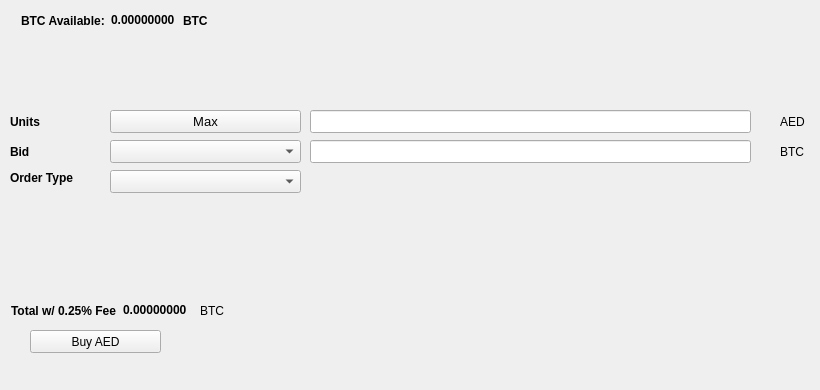
   <widget class="QWidget" name="BuyTab">
    <attribute name="title">
     <string>Buy</string>
    </attribute>
    <widget class="QPushButton" name="BuyAED">
     <property name="geometry">
      <rect>
       <x>30</x>
       <y>330</y>
       <width>131</width>
       <height>23</height>
      </rect>
     </property>
     <property name="text">
      <string>Buy AED</string>
     </property>
     <property name="icon">
      <iconset resource="../dirhamcoin.qrc">
       <normaloff>:/icons/bitcoin</normaloff>:/icons/bitcoin</iconset>
     </property>
    </widget>
    <widget class="QLabel" name="label_3">
     <property name="geometry">
      <rect>
       <x>10</x>
       <y>110</y>
       <width>46</width>
       <height>23</height>
      </rect>
     </property>
     <property name="font">
      <font>
       <weight>75</weight>
       <bold>true</bold>
      </font>
     </property>
     <property name="text">
      <string>Units</string>
     </property>
    </widget>
    <widget class="QLineEdit" name="UnitsInput">
     <property name="geometry">
      <rect>
       <x>310</x>
       <y>110</y>
       <width>441</width>
       <height>23</height>
      </rect>
     </property>
     <property name="font">
      <font>
       <pointsize>9</pointsize>
       <weight>75</weight>
       <bold>true</bold>
      </font>
     </property>
    </widget>
    <widget class="QLineEdit" name="BuyBidPriceEdit">
     <property name="geometry">
      <rect>
       <x>310</x>
       <y>140</y>
       <width>441</width>
       <height>23</height>
      </rect>
     </property>
     <property name="font">
      <font>
       <pointsize>9</pointsize>
       <weight>75</weight>
       <bold>true</bold>
      </font>
     </property>
    </widget>
    <widget class="QLabel" name="label_4">
     <property name="geometry">
      <rect>
       <x>780</x>
       <y>110</y>
       <width>31</width>
       <height>23</height>
      </rect>
     </property>
     <property name="text">
      <string>AED</string>
     </property>
    </widget>
    <widget class="QLabel" name="label_5">
     <property name="geometry">
      <rect>
       <x>780</x>
       <y>140</y>
       <width>31</width>
       <height>23</height>
      </rect>
     </property>
     <property name="text">
      <string>BTC</string>
     </property>
    </widget>
    <widget class="QLabel" name="label_6">
     <property name="geometry">
      <rect>
       <x>10</x>
       <y>140</y>
       <width>46</width>
       <height>23</height>
      </rect>
     </property>
     <property name="font">
      <font>
       <weight>75</weight>
       <bold>true</bold>
      </font>
     </property>
     <property name="text">
      <string>Bid</string>
     </property>
    </widget>
    <widget class="QLabel" name="label_7">
     <property name="geometry">
      <rect>
       <x>10</x>
       <y>170</y>
       <width>91</width>
       <height>16</height>
      </rect>
     </property>
     <property name="font">
      <font>
       <weight>75</weight>
       <bold>true</bold>
      </font>
     </property>
     <property name="text">
      <string>Order Type</string>
     </property>
    </widget>
    <widget class="QPushButton" name="Buy_Max_Amount">
     <property name="geometry">
      <rect>
       <x>110</x>
       <y>110</y>
       <width>191</width>
       <height>23</height>
      </rect>
     </property>
     <property name="font">
      <font>
       <pointsize>10</pointsize>
      </font>
     </property>
     <property name="text">
      <string>Max</string>
     </property>
    </widget>
    <widget class="QComboBox" name="BuyBidcomboBox">
     <property name="geometry">
      <rect>
       <x>110</x>
       <y>140</y>
       <width>191</width>
       <height>23</height>
      </rect>
     </property>
     <property name="font">
      <font>
       <pointsize>10</pointsize>
      </font>
     </property>
    </widget>
    <widget class="QComboBox" name="buyOrdertypeCombo">
     <property name="geometry">
      <rect>
       <x>110</x>
       <y>170</y>
       <width>191</width>
       <height>23</height>
      </rect>
     </property>
     <property name="font">
      <font>
       <pointsize>10</pointsize>
      </font>
     </property>
    </widget>
    <widget class="QWidget" name="layoutWidget1">
     <property name="geometry">
      <rect>
       <x>21</x>
       <y>11</y>
       <width>227</width>
       <height>19</height>
      </rect>
     </property>
     <layout class="QHBoxLayout" name="horizontalLayout_3">
      <item>
       <widget class="QLabel" name="label232">
        <property name="font">
         <font>
          <weight>75</weight>
          <bold>true</bold>
         </font>
        </property>
        <property name="text">
         <string>BTC Available:</string>
        </property>
       </widget>
      </item>
      <item>
       <widget class="QLabel" name="BtcAvailableLbl">
        <property name="palette">
         <palette>
          <active>
           <colorrole role="WindowText">
            <brush brushstyle="SolidPattern">
             <color alpha="255">
              <red>0</red>
              <green>0</green>
              <blue>0</blue>
             </color>
            </brush>
           </colorrole>
           <colorrole role="Button">
            <brush brushstyle="SolidPattern">
             <color alpha="255">
              <red>0</red>
              <green>170</green>
              <blue>0</blue>
             </color>
            </brush>
           </colorrole>
           <colorrole role="Light">
            <brush brushstyle="SolidPattern">
             <color alpha="255">
              <red>0</red>
              <green>255</green>
              <blue>0</blue>
             </color>
            </brush>
           </colorrole>
           <colorrole role="Midlight">
            <brush brushstyle="SolidPattern">
             <color alpha="255">
              <red>0</red>
              <green>212</green>
              <blue>0</blue>
             </color>
            </brush>
           </colorrole>
           <colorrole role="Dark">
            <brush brushstyle="SolidPattern">
             <color alpha="255">
              <red>0</red>
              <green>85</green>
              <blue>0</blue>
             </color>
            </brush>
           </colorrole>
           <colorrole role="Mid">
            <brush brushstyle="SolidPattern">
             <color alpha="255">
              <red>0</red>
              <green>113</green>
              <blue>0</blue>
             </color>
            </brush>
           </colorrole>
           <colorrole role="Text">
            <brush brushstyle="SolidPattern">
             <color alpha="255">
              <red>0</red>
              <green>170</green>
              <blue>0</blue>
             </color>
            </brush>
           </colorrole>
           <colorrole role="BrightText">
            <brush brushstyle="SolidPattern">
             <color alpha="255">
              <red>255</red>
              <green>255</green>
              <blue>255</blue>
             </color>
            </brush>
           </colorrole>
           <colorrole role="ButtonText">
            <brush brushstyle="SolidPattern">
             <color alpha="255">
              <red>0</red>
              <green>0</green>
              <blue>0</blue>
             </color>
            </brush>
           </colorrole>
           <colorrole role="Base">
            <brush brushstyle="SolidPattern">
             <color alpha="255">
              <red>255</red>
              <green>255</green>
              <blue>255</blue>
             </color>
            </brush>
           </colorrole>
           <colorrole role="Window">
            <brush brushstyle="SolidPattern">
             <color alpha="255">
              <red>0</red>
              <green>170</green>
              <blue>0</blue>
             </color>
            </brush>
           </colorrole>
           <colorrole role="Shadow">
            <brush brushstyle="SolidPattern">
             <color alpha="255">
              <red>0</red>
              <green>0</green>
              <blue>0</blue>
             </color>
            </brush>
           </colorrole>
           <colorrole role="AlternateBase">
            <brush brushstyle="SolidPattern">
             <color alpha="255">
              <red>127</red>
              <green>212</green>
              <blue>127</blue>
             </color>
            </brush>
           </colorrole>
           <colorrole role="ToolTipBase">
            <brush brushstyle="SolidPattern">
             <color alpha="255">
              <red>255</red>
              <green>255</green>
              <blue>220</blue>
             </color>
            </brush>
           </colorrole>
           <colorrole role="ToolTipText">
            <brush brushstyle="SolidPattern">
             <color alpha="255">
              <red>0</red>
              <green>0</green>
              <blue>0</blue>
             </color>
            </brush>
           </colorrole>
          </active>
          <inactive>
           <colorrole role="WindowText">
            <brush brushstyle="SolidPattern">
             <color alpha="255">
              <red>0</red>
              <green>0</green>
              <blue>0</blue>
             </color>
            </brush>
           </colorrole>
           <colorrole role="Button">
            <brush brushstyle="SolidPattern">
             <color alpha="255">
              <red>0</red>
              <green>170</green>
              <blue>0</blue>
             </color>
            </brush>
           </colorrole>
           <colorrole role="Light">
            <brush brushstyle="SolidPattern">
             <color alpha="255">
              <red>0</red>
              <green>255</green>
              <blue>0</blue>
             </color>
            </brush>
           </colorrole>
           <colorrole role="Midlight">
            <brush brushstyle="SolidPattern">
             <color alpha="255">
              <red>0</red>
              <green>212</green>
              <blue>0</blue>
             </color>
            </brush>
           </colorrole>
           <colorrole role="Dark">
            <brush brushstyle="SolidPattern">
             <color alpha="255">
              <red>0</red>
              <green>85</green>
              <blue>0</blue>
             </color>
            </brush>
           </colorrole>
           <colorrole role="Mid">
            <brush brushstyle="SolidPattern">
             <color alpha="255">
              <red>0</red>
              <green>113</green>
              <blue>0</blue>
             </color>
            </brush>
           </colorrole>
           <colorrole role="Text">
            <brush brushstyle="SolidPattern">
             <color alpha="255">
              <red>0</red>
              <green>170</green>
              <blue>0</blue>
             </color>
            </brush>
           </colorrole>
           <colorrole role="BrightText">
            <brush brushstyle="SolidPattern">
             <color alpha="255">
              <red>255</red>
              <green>255</green>
              <blue>255</blue>
             </color>
            </brush>
           </colorrole>
           <colorrole role="ButtonText">
            <brush brushstyle="SolidPattern">
             <color alpha="255">
              <red>0</red>
              <green>0</green>
              <blue>0</blue>
             </color>
            </brush>
           </colorrole>
           <colorrole role="Base">
            <brush brushstyle="SolidPattern">
             <color alpha="255">
              <red>255</red>
              <green>255</green>
              <blue>255</blue>
             </color>
            </brush>
           </colorrole>
           <colorrole role="Window">
            <brush brushstyle="SolidPattern">
             <color alpha="255">
              <red>0</red>
              <green>170</green>
              <blue>0</blue>
             </color>
            </brush>
           </colorrole>
           <colorrole role="Shadow">
            <brush brushstyle="SolidPattern">
             <color alpha="255">
              <red>0</red>
              <green>0</green>
              <blue>0</blue>
             </color>
            </brush>
           </colorrole>
           <colorrole role="AlternateBase">
            <brush brushstyle="SolidPattern">
             <color alpha="255">
              <red>127</red>
              <green>212</green>
              <blue>127</blue>
             </color>
            </brush>
           </colorrole>
           <colorrole role="ToolTipBase">
            <brush brushstyle="SolidPattern">
             <color alpha="255">
              <red>255</red>
              <green>255</green>
              <blue>220</blue>
             </color>
            </brush>
           </colorrole>
           <colorrole role="ToolTipText">
            <brush brushstyle="SolidPattern">
             <color alpha="255">
              <red>0</red>
              <green>0</green>
              <blue>0</blue>
             </color>
            </brush>
           </colorrole>
          </inactive>
          <disabled>
           <colorrole role="WindowText">
            <brush brushstyle="SolidPattern">
             <color alpha="255">
              <red>0</red>
              <green>85</green>
              <blue>0</blue>
             </color>
            </brush>
           </colorrole>
           <colorrole role="Button">
            <brush brushstyle="SolidPattern">
             <color alpha="255">
              <red>0</red>
              <green>170</green>
              <blue>0</blue>
             </color>
            </brush>
           </colorrole>
           <colorrole role="Light">
            <brush brushstyle="SolidPattern">
             <color alpha="255">
              <red>0</red>
              <green>255</green>
              <blue>0</blue>
             </color>
            </brush>
           </colorrole>
           <colorrole role="Midlight">
            <brush brushstyle="SolidPattern">
             <color alpha="255">
              <red>0</red>
              <green>212</green>
              <blue>0</blue>
             </color>
            </brush>
           </colorrole>
           <colorrole role="Dark">
            <brush brushstyle="SolidPattern">
             <color alpha="255">
              <red>0</red>
              <green>85</green>
              <blue>0</blue>
             </color>
            </brush>
           </colorrole>
           <colorrole role="Mid">
            <brush brushstyle="SolidPattern">
             <color alpha="255">
              <red>0</red>
              <green>113</green>
              <blue>0</blue>
             </color>
            </brush>
           </colorrole>
           <colorrole role="Text">
            <brush brushstyle="SolidPattern">
             <color alpha="255">
              <red>0</red>
              <green>85</green>
              <blue>0</blue>
             </color>
            </brush>
           </colorrole>
           <colorrole role="BrightText">
            <brush brushstyle="SolidPattern">
             <color alpha="255">
              <red>255</red>
              <green>255</green>
              <blue>255</blue>
             </color>
            </brush>
           </colorrole>
           <colorrole role="ButtonText">
            <brush brushstyle="SolidPattern">
             <color alpha="255">
              <red>0</red>
              <green>85</green>
              <blue>0</blue>
             </color>
            </brush>
           </colorrole>
           <colorrole role="Base">
            <brush brushstyle="SolidPattern">
             <color alpha="255">
              <red>0</red>
              <green>170</green>
              <blue>0</blue>
             </color>
            </brush>
           </colorrole>
           <colorrole role="Window">
            <brush brushstyle="SolidPattern">
             <color alpha="255">
              <red>0</red>
              <green>170</green>
              <blue>0</blue>
             </color>
            </brush>
           </colorrole>
           <colorrole role="Shadow">
            <brush brushstyle="SolidPattern">
             <color alpha="255">
              <red>0</red>
              <green>0</green>
              <blue>0</blue>
             </color>
            </brush>
           </colorrole>
           <colorrole role="AlternateBase">
            <brush brushstyle="SolidPattern">
             <color alpha="255">
              <red>0</red>
              <green>170</green>
              <blue>0</blue>
             </color>
            </brush>
           </colorrole>
           <colorrole role="ToolTipBase">
            <brush brushstyle="SolidPattern">
             <color alpha="255">
              <red>255</red>
              <green>255</green>
              <blue>220</blue>
             </color>
            </brush>
           </colorrole>
           <colorrole role="ToolTipText">
            <brush brushstyle="SolidPattern">
             <color alpha="255">
              <red>0</red>
              <green>0</green>
              <blue>0</blue>
             </color>
            </brush>
           </colorrole>
          </disabled>
         </palette>
        </property>
        <property name="font">
         <font>
          <weight>75</weight>
          <bold>true</bold>
         </font>
        </property>
        <property name="text">
         <string>0.00000000</string>
        </property>
        <property name="textInteractionFlags">
         <set>Qt::LinksAccessibleByMouse|Qt::TextSelectableByKeyboard|Qt::TextSelectableByMouse</set>
        </property>
       </widget>
      </item>
      <item>
       <widget class="QLabel" name="BtcAvailableLbl_2">
        <property name="font">
         <font>
          <weight>75</weight>
          <bold>true</bold>
         </font>
        </property>
        <property name="text">
         <string>BTC</string>
        </property>
       </widget>
      </item>
     </layout>
    </widget>
    <widget class="QWidget" name="layoutWidge2">
     <property name="geometry">
      <rect>
       <x>11</x>
       <y>301</y>
       <width>259</width>
       <height>19</height>
      </rect>
     </property>
     <layout class="QHBoxLayout" name="horizontalLayout_4">
      <item>
       <widget class="QLabel" name="label_9">
        <property name="font">
         <font>
          <weight>75</weight>
          <bold>true</bold>
         </font>
        </property>
        <property name="text">
         <string>Total w/ 0.25% Fee</string>
        </property>
       </widget>
      </item>
      <item>
       <widget class="QLabel" name="BuyCostLabel">
        <property name="palette">
         <palette>
          <active>
           <colorrole role="WindowText">
            <brush brushstyle="SolidPattern">
             <color alpha="255">
              <red>0</red>
              <green>0</green>
              <blue>0</blue>
             </color>
            </brush>
           </colorrole>
           <colorrole role="Button">
            <brush brushstyle="SolidPattern">
             <color alpha="255">
              <red>0</red>
              <green>170</green>
              <blue>0</blue>
             </color>
            </brush>
           </colorrole>
           <colorrole role="Light">
            <brush brushstyle="SolidPattern">
             <color alpha="255">
              <red>0</red>
              <green>255</green>
              <blue>0</blue>
             </color>
            </brush>
           </colorrole>
           <colorrole role="Midlight">
            <brush brushstyle="SolidPattern">
             <color alpha="255">
              <red>0</red>
              <green>212</green>
              <blue>0</blue>
             </color>
            </brush>
           </colorrole>
           <colorrole role="Dark">
            <brush brushstyle="SolidPattern">
             <color alpha="255">
              <red>0</red>
              <green>85</green>
              <blue>0</blue>
             </color>
            </brush>
           </colorrole>
           <colorrole role="Mid">
            <brush brushstyle="SolidPattern">
             <color alpha="255">
              <red>0</red>
              <green>113</green>
              <blue>0</blue>
             </color>
            </brush>
           </colorrole>
           <colorrole role="Text">
            <brush brushstyle="SolidPattern">
             <color alpha="255">
              <red>0</red>
              <green>170</green>
              <blue>0</blue>
             </color>
            </brush>
           </colorrole>
           <colorrole role="BrightText">
            <brush brushstyle="SolidPattern">
             <color alpha="255">
              <red>255</red>
              <green>255</green>
              <blue>255</blue>
             </color>
            </brush>
           </colorrole>
           <colorrole role="ButtonText">
            <brush brushstyle="SolidPattern">
             <color alpha="255">
              <red>0</red>
              <green>0</green>
              <blue>0</blue>
             </color>
            </brush>
           </colorrole>
           <colorrole role="Base">
            <brush brushstyle="SolidPattern">
             <color alpha="255">
              <red>255</red>
              <green>255</green>
              <blue>255</blue>
             </color>
            </brush>
           </colorrole>
           <colorrole role="Window">
            <brush brushstyle="SolidPattern">
             <color alpha="255">
              <red>0</red>
              <green>170</green>
              <blue>0</blue>
             </color>
            </brush>
           </colorrole>
           <colorrole role="Shadow">
            <brush brushstyle="SolidPattern">
             <color alpha="255">
              <red>0</red>
              <green>0</green>
              <blue>0</blue>
             </color>
            </brush>
           </colorrole>
           <colorrole role="AlternateBase">
            <brush brushstyle="SolidPattern">
             <color alpha="255">
              <red>127</red>
              <green>212</green>
              <blue>127</blue>
             </color>
            </brush>
           </colorrole>
           <colorrole role="ToolTipBase">
            <brush brushstyle="SolidPattern">
             <color alpha="255">
              <red>255</red>
              <green>255</green>
              <blue>220</blue>
             </color>
            </brush>
           </colorrole>
           <colorrole role="ToolTipText">
            <brush brushstyle="SolidPattern">
             <color alpha="255">
              <red>0</red>
              <green>0</green>
              <blue>0</blue>
             </color>
            </brush>
           </colorrole>
          </active>
          <inactive>
           <colorrole role="WindowText">
            <brush brushstyle="SolidPattern">
             <color alpha="255">
              <red>0</red>
              <green>0</green>
              <blue>0</blue>
             </color>
            </brush>
           </colorrole>
           <colorrole role="Button">
            <brush brushstyle="SolidPattern">
             <color alpha="255">
              <red>0</red>
              <green>170</green>
              <blue>0</blue>
             </color>
            </brush>
           </colorrole>
           <colorrole role="Light">
            <brush brushstyle="SolidPattern">
             <color alpha="255">
              <red>0</red>
              <green>255</green>
              <blue>0</blue>
             </color>
            </brush>
           </colorrole>
           <colorrole role="Midlight">
            <brush brushstyle="SolidPattern">
             <color alpha="255">
              <red>0</red>
              <green>212</green>
              <blue>0</blue>
             </color>
            </brush>
           </colorrole>
           <colorrole role="Dark">
            <brush brushstyle="SolidPattern">
             <color alpha="255">
              <red>0</red>
              <green>85</green>
              <blue>0</blue>
             </color>
            </brush>
           </colorrole>
           <colorrole role="Mid">
            <brush brushstyle="SolidPattern">
             <color alpha="255">
              <red>0</red>
              <green>113</green>
              <blue>0</blue>
             </color>
            </brush>
           </colorrole>
           <colorrole role="Text">
            <brush brushstyle="SolidPattern">
             <color alpha="255">
              <red>0</red>
              <green>170</green>
              <blue>0</blue>
             </color>
            </brush>
           </colorrole>
           <colorrole role="BrightText">
            <brush brushstyle="SolidPattern">
             <color alpha="255">
              <red>255</red>
              <green>255</green>
              <blue>255</blue>
             </color>
            </brush>
           </colorrole>
           <colorrole role="ButtonText">
            <brush brushstyle="SolidPattern">
             <color alpha="255">
              <red>0</red>
              <green>0</green>
              <blue>0</blue>
             </color>
            </brush>
           </colorrole>
           <colorrole role="Base">
            <brush brushstyle="SolidPattern">
             <color alpha="255">
              <red>255</red>
              <green>255</green>
              <blue>255</blue>
             </color>
            </brush>
           </colorrole>
           <colorrole role="Window">
            <brush brushstyle="SolidPattern">
             <color alpha="255">
              <red>0</red>
              <green>170</green>
              <blue>0</blue>
             </color>
            </brush>
           </colorrole>
           <colorrole role="Shadow">
            <brush brushstyle="SolidPattern">
             <color alpha="255">
              <red>0</red>
              <green>0</green>
              <blue>0</blue>
             </color>
            </brush>
           </colorrole>
           <colorrole role="AlternateBase">
            <brush brushstyle="SolidPattern">
             <color alpha="255">
              <red>127</red>
              <green>212</green>
              <blue>127</blue>
             </color>
            </brush>
           </colorrole>
           <colorrole role="ToolTipBase">
            <brush brushstyle="SolidPattern">
             <color alpha="255">
              <red>255</red>
              <green>255</green>
              <blue>220</blue>
             </color>
            </brush>
           </colorrole>
           <colorrole role="ToolTipText">
            <brush brushstyle="SolidPattern">
             <color alpha="255">
              <red>0</red>
              <green>0</green>
              <blue>0</blue>
             </color>
            </brush>
           </colorrole>
          </inactive>
          <disabled>
           <colorrole role="WindowText">
            <brush brushstyle="SolidPattern">
             <color alpha="255">
              <red>0</red>
              <green>85</green>
              <blue>0</blue>
             </color>
            </brush>
           </colorrole>
           <colorrole role="Button">
            <brush brushstyle="SolidPattern">
             <color alpha="255">
              <red>0</red>
              <green>170</green>
              <blue>0</blue>
             </color>
            </brush>
           </colorrole>
           <colorrole role="Light">
            <brush brushstyle="SolidPattern">
             <color alpha="255">
              <red>0</red>
              <green>255</green>
              <blue>0</blue>
             </color>
            </brush>
           </colorrole>
           <colorrole role="Midlight">
            <brush brushstyle="SolidPattern">
             <color alpha="255">
              <red>0</red>
              <green>212</green>
              <blue>0</blue>
             </color>
            </brush>
           </colorrole>
           <colorrole role="Dark">
            <brush brushstyle="SolidPattern">
             <color alpha="255">
              <red>0</red>
              <green>85</green>
              <blue>0</blue>
             </color>
            </brush>
           </colorrole>
           <colorrole role="Mid">
            <brush brushstyle="SolidPattern">
             <color alpha="255">
              <red>0</red>
              <green>113</green>
              <blue>0</blue>
             </color>
            </brush>
           </colorrole>
           <colorrole role="Text">
            <brush brushstyle="SolidPattern">
             <color alpha="255">
              <red>0</red>
              <green>85</green>
              <blue>0</blue>
             </color>
            </brush>
           </colorrole>
           <colorrole role="BrightText">
            <brush brushstyle="SolidPattern">
             <color alpha="255">
              <red>255</red>
              <green>255</green>
              <blue>255</blue>
             </color>
            </brush>
           </colorrole>
           <colorrole role="ButtonText">
            <brush brushstyle="SolidPattern">
             <color alpha="255">
              <red>0</red>
              <green>85</green>
              <blue>0</blue>
             </color>
            </brush>
           </colorrole>
           <colorrole role="Base">
            <brush brushstyle="SolidPattern">
             <color alpha="255">
              <red>0</red>
              <green>170</green>
              <blue>0</blue>
             </color>
            </brush>
           </colorrole>
           <colorrole role="Window">
            <brush brushstyle="SolidPattern">
             <color alpha="255">
              <red>0</red>
              <green>170</green>
              <blue>0</blue>
             </color>
            </brush>
           </colorrole>
           <colorrole role="Shadow">
            <brush brushstyle="SolidPattern">
             <color alpha="255">
              <red>0</red>
              <green>0</green>
              <blue>0</blue>
             </color>
            </brush>
           </colorrole>
           <colorrole role="AlternateBase">
            <brush brushstyle="SolidPattern">
             <color alpha="255">
              <red>0</red>
              <green>170</green>
              <blue>0</blue>
             </color>
            </brush>
           </colorrole>
           <colorrole role="ToolTipBase">
            <brush brushstyle="SolidPattern">
             <color alpha="255">
              <red>255</red>
              <green>255</green>
              <blue>220</blue>
             </color>
            </brush>
           </colorrole>
           <colorrole role="ToolTipText">
            <brush brushstyle="SolidPattern">
             <color alpha="255">
              <red>0</red>
              <green>0</green>
              <blue>0</blue>
             </color>
            </brush>
           </colorrole>
          </disabled>
         </palette>
        </property>
        <property name="font">
         <font>
          <weight>75</weight>
          <bold>true</bold>
         </font>
        </property>
        <property name="autoFillBackground">
         <bool>false</bool>
        </property>
        <property name="text">
         <string>0.00000000</string>
        </property>
        <property name="textInteractionFlags">
         <set>Qt::LinksAccessibleByMouse|Qt::TextSelectableByMouse</set>
        </property>
       </widget>
      </item>
      <item>
       <widget class="QLabel" name="label_10">
        <property name="font">
         <font>
          <weight>50</weight>
          <bold>false</bold>
         </font>
        </property>
        <property name="text">
         <string>BTC</string>
        </property>
       </widget>
      </item>
     </layout>
    </widget>
    <widget class="QLabel" name="label_24">
     <property name="geometry">
      <rect>
       <x>460</x>
       <y>300</y>
       <width>281</width>
       <height>81</height>
      </rect>
     </property>
     <property name="text">
      <string/>
     </property>
     <property name="pixmap">
      <pixmap>:/images/bittrex</pixmap>
     </property>
    </widget>
   </widget>
